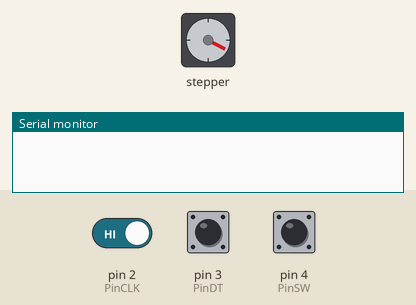
Recording of a sketch running on a simulated Arduino Uno, built with avr-gcc and run on an emulated ATmega328P. Parts: stepper motor, the last lines printed to the serial monitor. The inputs (shaded band) are chosen by the test bench; at power-on: pin 4 (PinSW) HIGH, pin 2 (PinCLK) HIGH, pin 3 (PinDT) HIGH. Stepper angles assume 200 steps per turn.

Above: at 1.2 s.
1.3 s: pin 4 (PinSW) pulled LOW for 0.15 s
4.4 s: pin 4 (PinSW) pulled LOW for 1 s
At 4.7 s:
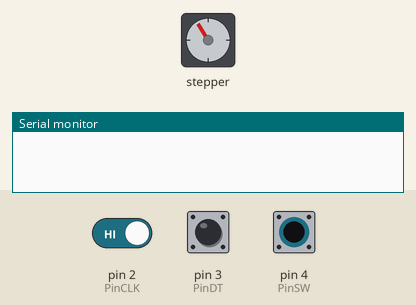
8.4 s: pin 4 (PinSW) pulled LOW for 0.15 s
At 9.0 s:
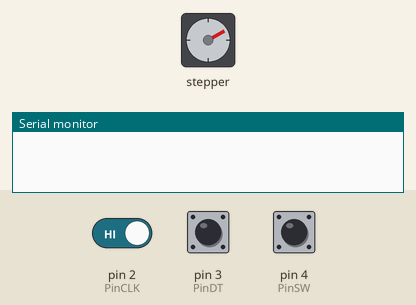
11.5 s: pin 4 (PinSW) pulled LOW for 0.15 s
14.6 s: pin 2 (PinCLK) driven LOW
17.6 s: pin 4 (PinSW) pulled LOW for 3.2 s
At 18.4 s:
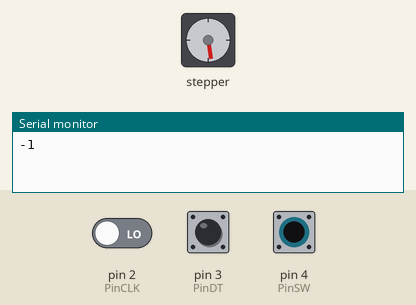
Timing chart, 0 to 71.3 s (numbered marks = the images above; inputs shaded):
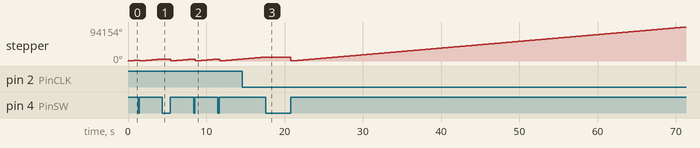

The sketch:

int_stepencoder.ino
```cpp
#include <Arduino.h>
#include <AccelStepper.h>
// -----------------------------------------------------------------------------
// constants

const int                                 PinCLK   = 2;     // Used for generating interrupts using CLK signal
const int                                 PinDT    = 3;     // Used for reading DT signal 4
const int                                 PinSW    = 4;     // Used for the push button switch 8

// -----------------------------------------------------------------------------
// global vars

volatile long virtualPosition=0;
volatile unsigned char result;

const unsigned char ttable[7][4] = {
{0x0, 0x2, 0x4, 0x0}, {0x3, 0x0, 0x1, 0x10},
{0x3, 0x2, 0x0, 0x0}, {0x3, 0x2, 0x1, 0x0},
{0x6, 0x0, 0x4, 0x0}, {0x6, 0x5, 0x0, 0x20},
{0x6, 0x5, 0x4, 0x0},
};

#define DIR_CCW 0x02
#define DIR_CW 0x03
#define x1   A0
#define x10  A1
#define x100 A2

volatile unsigned char state = 0;
volatile unsigned char pinstate;
int motorStepPin = 8; //digital pin 3
int motorDirPin = 9; //digital pin 2
const int Enable_PIN = 10;
AccelStepper stepper(1, motorStepPin, motorDirPin);
int motorSpeed = 4000; //maximum steps per second (about 5rps / at 8 microsteps)
int motorAccel = 4000; //steps/second/second to accelerate
int multiplier=0,sw=0;

// -----------------------------------------------------------------------------
// forward decls

void isr();
void loop();
void setup();

// -----------------------------------------------------------------------------
// Interrupt service routine is executed when a HIGH to LOW transition is detected on CLK

void isr (){
   pinstate = digitalRead(PinDT);
    state = ttable[state & 0xf][pinstate];
    if(state==DIR_CCW)  virtualPosition = virtualPosition - multiplier;;
        if(state==DIR_CW)  virtualPosition = virtualPosition + multiplier;;
    }//isr

// -----------------------------------------------------------------------------

void setup() {
    Serial.begin(9600);

    pinMode(PinCLK,INPUT);
    pinMode(PinDT, INPUT);
    pinMode(PinSW, INPUT);
    pinMode(A0,INPUT);
    pinMode(A1,INPUT);
    pinMode(A2,INPUT);
  // pinMode(Enable_PIN, OUTPUT);
stepper.setEnablePin(10);
stepper.setPinsInverted(false,false,true);
stepper.setMinPulseWidth(20);

    stepper.setMaxSpeed(motorSpeed);
    stepper.setSpeed(motorSpeed);
    stepper.setAcceleration(motorAccel);

    //digitalWrite(Enable_PIN, LOW);
    attachInterrupt(0, isr, FALLING);   // interrupt 0 is always connected to pin 2 on Arduino UNO
    }

// -----------------------------------------------------------------------------

void loop() {

    int lastCount = 0;
    int toggle=0;
stepper.disableOutputs();
stepper.setCurrentPosition(0);
virtualPosition = 0;

    while (true) {
        if (!(digitalRead(PinSW))) {        // check if pushbutton is pressed
            stepper.setCurrentPosition(0);
            virtualPosition = 0;
            toggle^=1;
            if(toggle==1) stepper.enableOutputs();
            else stepper.disableOutputs();          // if YES, then reset counter to ZERO
            while (!digitalRead(PinSW)) {}  // wait til switch is released
            delay(10);                      // debounce
            }
            multiplier=1;
        //if(digitalRead(A0)) multiplier=1;
          //      if(digitalRead(A1)) multiplier=4;
            //            if(digitalRead(A2)) multiplier=16;

        if (virtualPosition != lastCount) {
            lastCount = virtualPosition;
            //stepper.moveTo(virtualPosition);
            //Serial.print("Count = ");
            Serial.println(virtualPosition);
           //Serial.println(stepper.currentPosition());
        }

             stepper.move(200);
                //stepper.moveTo(virtualPosition);
                // stepper.runSpeedToPosition();
                    stepper.run();


        } // while
    } //loop
```
